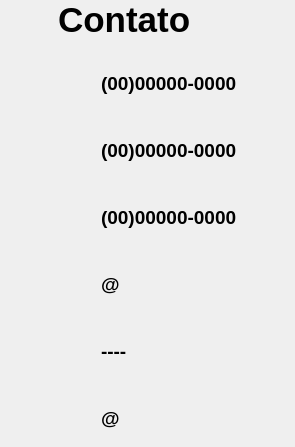
      <widget class="QWidget" name="pg_contato">
       <layout class="QFormLayout" name="formLayout_3">
        <property name="horizontalSpacing">
         <number>0</number>
        </property>
        <property name="leftMargin">
         <number>0</number>
        </property>
        <property name="topMargin">
         <number>0</number>
        </property>
        <property name="rightMargin">
         <number>0</number>
        </property>
        <property name="bottomMargin">
         <number>0</number>
        </property>
        <item row="1" column="1">
         <layout class="QGridLayout" name="gridLayout_10">
          <item row="0" column="0">
           <spacer name="horizontalSpacer_9">
            <property name="orientation">
             <enum>Qt::Horizontal</enum>
            </property>
            <property name="sizeHint" stdset="0">
             <size>
              <width>40</width>
              <height>20</height>
             </size>
            </property>
           </spacer>
          </item>
          <item row="0" column="4">
           <spacer name="horizontalSpacer_10">
            <property name="orientation">
             <enum>Qt::Horizontal</enum>
            </property>
            <property name="sizeHint" stdset="0">
             <size>
              <width>40</width>
              <height>20</height>
             </size>
            </property>
           </spacer>
          </item>
          <item row="0" column="2">
           <layout class="QHBoxLayout" name="horizontalLayout_24">
            <property name="spacing">
             <number>0</number>
            </property>
            <property name="topMargin">
             <number>0</number>
            </property>
            <item>
             <widget class="QLabel" name="label_26">
              <property name="minimumSize">
               <size>
                <width>140</width>
                <height>40</height>
               </size>
              </property>
              <property name="maximumSize">
               <size>
                <width>140</width>
                <height>40</height>
               </size>
              </property>
              <property name="text">
               <string>&lt;html&gt;&lt;head/&gt;&lt;body&gt;&lt;p&gt;&lt;span style=&quot; font-size:26pt; font-weight:600;&quot;&gt;Contato&lt;/span&gt;&lt;/p&gt;&lt;/body&gt;&lt;/html&gt;</string>
              </property>
             </widget>
            </item>
            <item>
             <widget class="QLabel" name="label_27">
              <property name="minimumSize">
               <size>
                <width>40</width>
                <height>40</height>
               </size>
              </property>
              <property name="maximumSize">
               <size>
                <width>40</width>
                <height>40</height>
               </size>
              </property>
              <property name="text">
               <string/>
              </property>
              <property name="pixmap">
               <pixmap>../../../.designer/imagens/contato.png</pixmap>
              </property>
              <property name="scaledContents">
               <bool>true</bool>
              </property>
             </widget>
            </item>
           </layout>
          </item>
         </layout>
        </item>
        <item row="2" column="1">
         <layout class="QGridLayout" name="gridLayout_11">
          <property name="leftMargin">
           <number>8</number>
          </property>
          <property name="topMargin">
           <number>8</number>
          </property>
          <property name="rightMargin">
           <number>8</number>
          </property>
          <property name="bottomMargin">
           <number>8</number>
          </property>
          <item row="0" column="1">
           <layout class="QFormLayout" name="formLayout_6">
            <property name="horizontalSpacing">
             <number>13</number>
            </property>
            <property name="verticalSpacing">
             <number>27</number>
            </property>
            <property name="topMargin">
             <number>10</number>
            </property>
            <property name="rightMargin">
             <number>10</number>
            </property>
            <item row="0" column="0">
             <widget class="QLabel" name="label_35">
              <property name="minimumSize">
               <size>
                <width>40</width>
                <height>40</height>
               </size>
              </property>
              <property name="maximumSize">
               <size>
                <width>40</width>
                <height>40</height>
               </size>
              </property>
              <property name="text">
               <string/>
              </property>
              <property name="pixmap">
               <pixmap>../../../.designer/imagens/telefone.png</pixmap>
              </property>
              <property name="scaledContents">
               <bool>true</bool>
              </property>
             </widget>
            </item>
            <item row="0" column="1">
             <widget class="QLabel" name="label_36">
              <property name="text">
               <string>&lt;html&gt;&lt;head/&gt;&lt;body&gt;&lt;p&gt;&lt;span style=&quot; font-size:14pt; font-weight:600;&quot;&gt;(00)00000-0000&lt;/span&gt;&lt;/p&gt;&lt;/body&gt;&lt;/html&gt;</string>
              </property>
             </widget>
            </item>
            <item row="1" column="0">
             <widget class="QLabel" name="label_37">
              <property name="minimumSize">
               <size>
                <width>40</width>
                <height>40</height>
               </size>
              </property>
              <property name="maximumSize">
               <size>
                <width>40</width>
                <height>40</height>
               </size>
              </property>
              <property name="text">
               <string/>
              </property>
              <property name="pixmap">
               <pixmap>../../../.designer/imagens/telefone.png</pixmap>
              </property>
              <property name="scaledContents">
               <bool>true</bool>
              </property>
             </widget>
            </item>
            <item row="1" column="1">
             <widget class="QLabel" name="label_71">
              <property name="text">
               <string>&lt;html&gt;&lt;head/&gt;&lt;body&gt;&lt;p&gt;&lt;span style=&quot; font-size:14pt; font-weight:600;&quot;&gt;(00)00000-0000&lt;/span&gt;&lt;/p&gt;&lt;/body&gt;&lt;/html&gt;</string>
              </property>
             </widget>
            </item>
            <item row="2" column="0">
             <widget class="QLabel" name="label_73">
              <property name="minimumSize">
               <size>
                <width>40</width>
                <height>40</height>
               </size>
              </property>
              <property name="maximumSize">
               <size>
                <width>40</width>
                <height>40</height>
               </size>
              </property>
              <property name="sizeIncrement">
               <size>
                <width>0</width>
                <height>0</height>
               </size>
              </property>
              <property name="text">
               <string/>
              </property>
              <property name="pixmap">
               <pixmap>../../../.designer/imagens/whatsapp.png</pixmap>
              </property>
              <property name="scaledContents">
               <bool>true</bool>
              </property>
             </widget>
            </item>
            <item row="2" column="1">
             <widget class="QLabel" name="label_74">
              <property name="text">
               <string>&lt;html&gt;&lt;head/&gt;&lt;body&gt;&lt;p&gt;&lt;span style=&quot; font-size:14pt; font-weight:600;&quot;&gt;(00)00000-0000&lt;/span&gt;&lt;/p&gt;&lt;/body&gt;&lt;/html&gt;</string>
              </property>
             </widget>
            </item>
            <item row="3" column="0">
             <widget class="QLabel" name="label_77">
              <property name="minimumSize">
               <size>
                <width>40</width>
                <height>40</height>
               </size>
              </property>
              <property name="maximumSize">
               <size>
                <width>40</width>
                <height>40</height>
               </size>
              </property>
              <property name="text">
               <string/>
              </property>
              <property name="pixmap">
               <pixmap>../../../.designer/imagens/instagram.png</pixmap>
              </property>
              <property name="scaledContents">
               <bool>true</bool>
              </property>
             </widget>
            </item>
            <item row="3" column="1">
             <widget class="QLabel" name="label_78">
              <property name="text">
               <string>&lt;html&gt;&lt;head/&gt;&lt;body&gt;&lt;p&gt;&lt;span style=&quot; font-size:14pt; font-weight:600;&quot;&gt;@&lt;/span&gt;&lt;/p&gt;&lt;/body&gt;&lt;/html&gt;</string>
              </property>
             </widget>
            </item>
            <item row="4" column="0">
             <widget class="QLabel" name="label_79">
              <property name="minimumSize">
               <size>
                <width>40</width>
                <height>40</height>
               </size>
              </property>
              <property name="maximumSize">
               <size>
                <width>40</width>
                <height>40</height>
               </size>
              </property>
              <property name="text">
               <string/>
              </property>
              <property name="pixmap">
               <pixmap>../../../.designer/imagens/facebook.png</pixmap>
              </property>
              <property name="scaledContents">
               <bool>true</bool>
              </property>
             </widget>
            </item>
            <item row="4" column="1">
             <widget class="QLabel" name="label_82">
              <property name="text">
               <string>&lt;html&gt;&lt;head/&gt;&lt;body&gt;&lt;p&gt;&lt;span style=&quot; font-size:14pt; font-weight:600;&quot;&gt;----&lt;/span&gt;&lt;/p&gt;&lt;/body&gt;&lt;/html&gt;</string>
              </property>
             </widget>
            </item>
            <item row="5" column="0">
             <widget class="QLabel" name="label_83">
              <property name="minimumSize">
               <size>
                <width>40</width>
                <height>40</height>
               </size>
              </property>
              <property name="maximumSize">
               <size>
                <width>40</width>
                <height>40</height>
               </size>
              </property>
              <property name="text">
               <string/>
              </property>
              <property name="pixmap">
               <pixmap>../../../.designer/imagens/twitter.png</pixmap>
              </property>
              <property name="scaledContents">
               <bool>true</bool>
              </property>
             </widget>
            </item>
            <item row="5" column="1">
             <widget class="QLabel" name="label_84">
              <property name="text">
               <string>&lt;html&gt;&lt;head/&gt;&lt;body&gt;&lt;p&gt;&lt;span style=&quot; font-size:14pt; font-weight:600;&quot;&gt;@&lt;/span&gt;&lt;/p&gt;&lt;/body&gt;&lt;/html&gt;</string>
              </property>
             </widget>
            </item>
           </layout>
          </item>
          <item row="0" column="2">
           <spacer name="horizontalSpacer_12">
            <property name="orientation">
             <enum>Qt::Horizontal</enum>
            </property>
            <property name="sizeHint" stdset="0">
             <size>
              <width>40</width>
              <height>20</height>
             </size>
            </property>
           </spacer>
          </item>
          <item row="0" column="0">
           <spacer name="horizontalSpacer_11">
            <property name="orientation">
             <enum>Qt::Horizontal</enum>
            </property>
            <property name="sizeHint" stdset="0">
             <size>
              <width>40</width>
              <height>20</height>
             </size>
            </property>
           </spacer>
          </item>
         </layout>
        </item>
       </layout>
      </widget>
